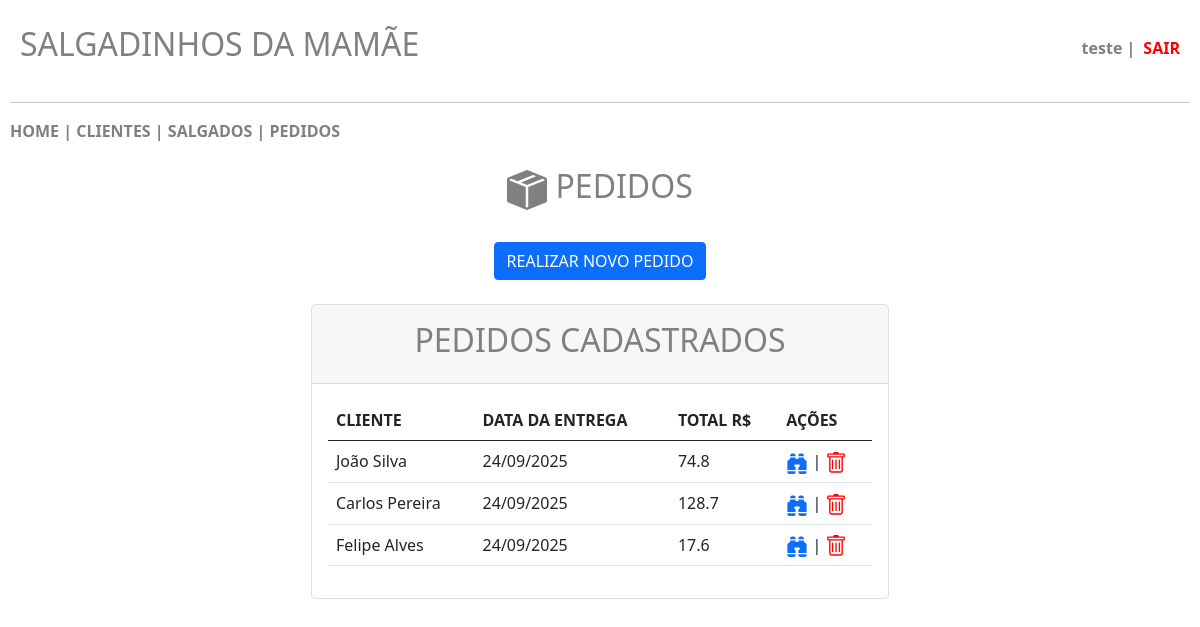
Screenshot of /projeto/banco-Java-3-main/pedidos.php (signed in) with the database file from the repository.
### tables this page shows
CREATE TABLE `pedidos` (
  `id` int(11) NOT NULL,
  `id_cliente` int(11) NOT NULL,
  `data_pedido` date NOT NULL,
  `data_entrega` date NOT NULL,
  `total` float NOT NULL
);

CREATE TABLE `clientes` (
  `id` int(11) NOT NULL,
  `nome` varchar(200) NOT NULL,
  `celular` varchar(15) NOT NULL,
  `endereco` varchar(200) NOT NULL,
  `numero` int(20) NOT NULL,
  `complemento` varchar(150) NOT NULL,
  `cidade` varchar(120) NOT NULL,
  `cpf` varchar(20) NOT NULL
);

### projeto/banco-Java-3-main/pedidos.php (the view, shortened to what this page needs)
<?php
    include 'conecta.php';
?>
<!DOCTYPE html>
<html lang="pt-br">
    <head>
        <link href="https://cdn.jsdelivr.net/npm/bootstrap@5.0.2/dist/css/bootstrap.min.css" rel="stylesheet">
    </head>
    <body>
        <header class="main-header">
            <h2>SALGADINHOS DA MAMÃE</h2>
            <div class="user-info">
                <?php
                    if (!empty($_SESSION["user"])) {
                        $usuario = $_SESSION["user"];
                        echo "<span class='username'>".htmlspecialchars($usuario)." | </span><a class='logout-link' href='sair.php'>SAIR</a>";
                    }
                ?>
            </div>
        </header>
        <hr>
        <nav>
            <?php
                include 'menu.php';
            ?>
        </nav>
        <br>
        <center><h2>&nbsp;PEDIDOS</h2></center>
        <br>
        <center><a href="pedidos_fazer.php" class="btn btn-primary" tabindex="-1" role="button" aria-disabled="true">REALIZAR NOVO PEDIDO</a></center>
        <br>
        <div class="row justify-content-center row-cols-1 row-cols-md-2 mb-3 text-center">
            <div class="col">
                <div class="card mb-4 rounded-3 shadow-sw">
                    <div class="card-header py-3">
                        <h2>PEDIDOS CADASTRADOS</h2>
                    </div>
                    <div class="card-body text-start">
                        <table class="table table-hover">
                            <thead>
                                <tr>
                                    <th scope="col">CLIENTE</th>
                                    <th scope="col">DATA DA ENTREGA</th>
                                    <th scope="col">TOTAL R$</th>
                                    <th scope="col">AÇÕES</th>
                                </tr>
                            </thead>
                            <tbody>
                                <tr>
                                    <?php
                                        $pesquisa = mysqli_query($conn, "SELECT pedidos.*,clientes.id AS idcliente,clientes.nome,DATE_FORMAT(pedidos.data_pedido, '%d/%m/%Y') AS data_formatada FROM pedidos INNER JOIN clientes ON pedidos.id_cliente = clientes.id;");
                                        $row = mysqli_num_rows($pesquisa);
                                        if ($row > 0) {
                                            while ($registro = $pesquisa -> fetch_array()) {
                                                $id = $registro['id'];
                                                $nome = $registro['nome'];
                                                $data_entrega = $registro['data_formatada'];
                                                $total = $registro['total'];
                                                echo '<td>'.$nome.'</td>';
                                                echo '<td>'.$data_entrega.'</td>';
                                                echo '<td>'.$total.'</td>';
                                                echo '<td><a href="pedidos_visualizar.php?id='.$id.'"><svg xmlns="http://www.w3.org/2000/svg" width="22" height="22" fill="currentColor" class="bi bi-binoculars-fill" viewBox="0 0 16 16">
                                                <path d="M4.5 1A1.5 1.5 0 0 0 3 2.5V3h4v-.5A1.5 1.5 0 0 0 5.5 1zM7 4v1h2V4h4v.882a.5.5 0 0 0 .276.447l.895.447A1.5 1.5 0 0 1 15 7.118V13H9v-1.5a.5.5 0 0 1 .146-.354l.854-.853V9.5a.5.5 0 0 0-.5-.5h-3a.5.5 0 0 0-.5.5v.793l.854.853A.5.5 0 0 1 7 11.5V13H1V7.118a1.5 1.5 0 0 1 .83-1.342l.894-.447A.5.5 0 0 0 3 4.882V4zM1 14v.5A1.5 1.5 0 0 0 2.5 16h3A1.5 1.5 0 0 0 7 14.5V14zm8 0v.5a1.5 1.5 0 0 0 1.5 1.5h3a1.5 1.5 0 0 0 1.5-1.5V14zm4-11H9v-.5A1.5 1.5 0 0 1 10.5 1h1A1.5 1.5 0 0 1 13 2.5z"/>
                                                </svg></a> | <a href="pedidos_excluir.php?id='.$id.'"><svg xmlns="http://www.w3.org/2000/svg" width="22" height="22" fill="red" class="bi bi-trash" viewBox="0 0 16 16">
                                                <path d="M5.5 5.5A.5.5 0 0 1 6 6v6a.5.5 0 0 1-1 0V6a.5.5 0 0 1 .5-.5m2.5 0a.5.5 0 0 1 .5.5v6a.5.5 0 0 1-1 0V6a.5.5 0 0 1 .5-.5m3 .5a.5.5 0 0 0-1 0v6a.5.5 0 0 0 1 0z"/>
                                                <path d="M14.5 3a1 1 0 0 1-1 1H13v9a2 2 0 0 1-2 2H5a2 2 0 0 1-2-2V4h-.5a1 1 0 0 1-1-1V2a1 1 0 0 1 1-1H6a1 1 0 0 1 1-1h2a1 1 0 0 1 1 1h3.5a1 1 0 0 1 1 1zM4.118 4 4 4.059V13a1 1 0 0 0 1 1h6a1 1 0 0 0 1-1V4.059L11.882 4zM2.5 3h11V2h-11z"/>
                                                </svg></a></td>';
                                                echo '</tr>';
                                            }
                                        } else {
                                            echo "NÃO HÁ SALGADOS CADASTRADOS!";
                                        }
                                    ?>
                            </tbody>
                        </table>
                    </div>
                </div>
            </div>
        </div>
    </body>
</html>

### projeto/banco-Java-3-main/pedidos.php (style rules this page uses)
body { padding: 5px; margin: 5px; }
h2 { color: gray; }
.main-header { display: flex; justify-content: space-between; align-items: center; padding: 15px 10px; }
.user-info { display: flex; align-items: center; gap: 8px; color: gray; }
.username { font-weight: bold; }
.logout-link { color: red; font-weight: bold; text-decoration: none; }

### rows the page displays
pedidos: id_cliente.nome "João Silva", data_entrega "24/09/2025", total "74.8"
pedidos: id_cliente.nome "Carlos Pereira", data_entrega "24/09/2025", total "128.7"
pedidos: id_cliente.nome "Felipe Alves", data_entrega "24/09/2025", total "17.6"

### other values shown
$usuario "teste"
